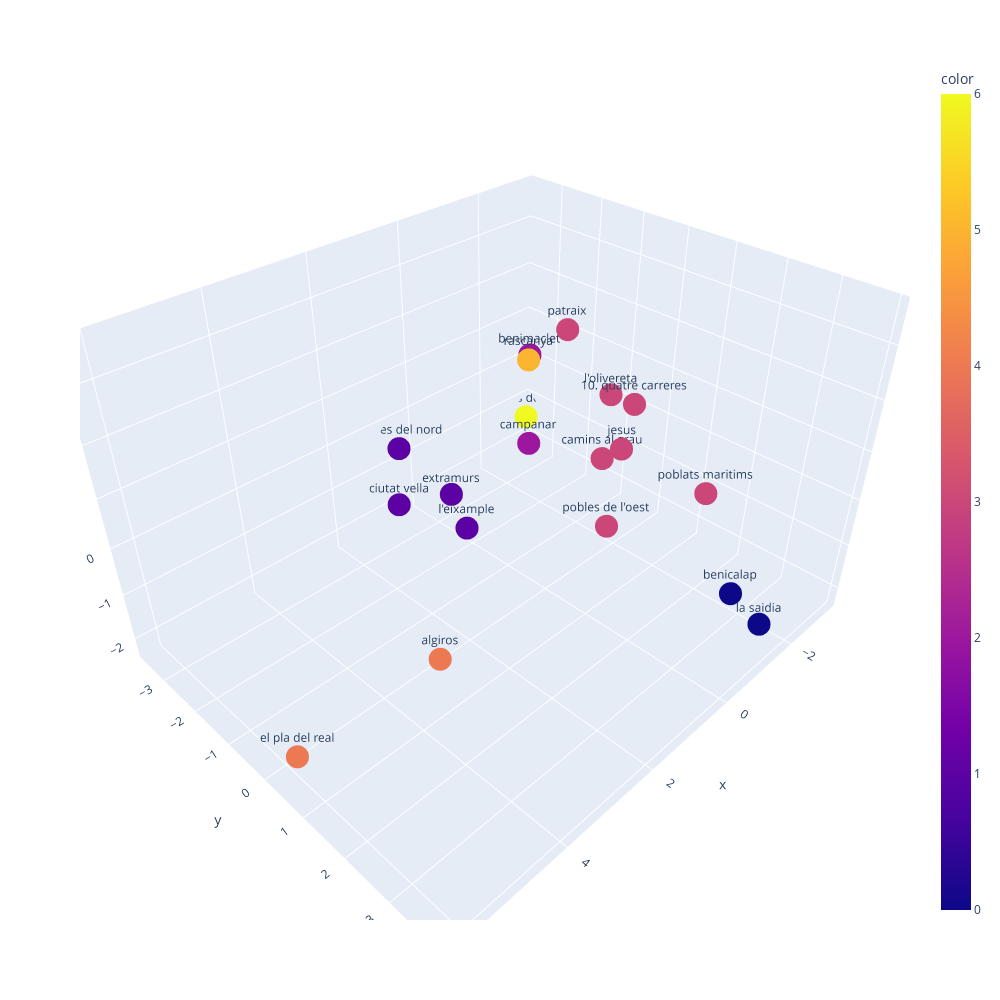

Notebook cell for this chart:
### Code cell
# Vemos que el número óptimo de clusters es 5

kmeans = KMeans(n_clusters=7)
kmeans.fit(df_scaled)
df['Cluster'] = kmeans.labels_

df

# Representamos los datos en 3D (debe poder girarse, usaremos plotly). Cada punto debe mostrar su nombre (distrito) y su cluster

fig = px.scatter_3d(x=df_pca[:, 0], y=df_pca[:, 1], z=df_pca[:, 2], text=df['Distrito'], color=df['Cluster'], width=1000, height=1000)

fig.show()

### Figure 1 — Plotly figure (JSON) as saved in the notebook; plotly's stock layout.template omitted (floating-point values rounded to 4 significant figures)
{"data": [{"hovertemplate": "x=%{x}<br>y=%{y}<br>z=%{z}<br>text=%{text}<br>color=%{marker.color}<extra></extra>", "legendgroup": "", "marker": {"color": [1, 1, 1, 2, 0, 4, 3, 3, 3, 3, 3, 3, 4, 2, 5, 0, 1, 3, 6], "coloraxis": "coloraxis", "symbol": "circle"}, "mode": "markers+text", "name": "", "scene": "scene", "showlegend": false, "text": [" ciutat vella", " l'eixample", " extramurs", " campanar", " la saidia", " el pla del real", " l'olivereta", " patraix", " jesus", "10. quatre carreres", " poblats maritims", " camins al grau", " algiros", " benimaclet", " rascanya", " benicalap", " pobles del nord", " pobles de l'oest", " pobles del sud"], "type": "scatter3d", "x": [2.692, 1.317, 0.6558, -0.6389, -1.079, 6.122, -1.869, 0.775, -1.351, -1.035, -1.698, -1.382, 3.276, -1.288, 1.595, -2.185, 0.6064, -1.337, -3.176], "y": [-0.9077, -0.7561, -1.882, -1.119, 3.908, 0.5895, -0.2242, 0.9367, 0.5051, 0.9382, 2.15, 0.05494, 0.6369, -1.739, 0.9247, 2.682, -3.432, 0.3104, -3.577], "z": [0.4746, -0.67, -0.8328, 0.07006, -1.502, -1.646, 0.9786, 3.639, 0.3615, 1.606, 0.02915, -0.0691, -1.574, 1.452, 3.441, -2.248, -0.5367, -1.482, -1.491]}], "layout": {"coloraxis": {"colorbar": {"title": {"text": "color"}}, "colorscale": [[0, "#0d0887"], [0.1111, "#46039f"], [0.2222, "#7201a8"], [0.3333, "#9c179e"], [0.4444, "#bd3786"], [0.5556, "#d8576b"], [0.6667, "#ed7953"], [0.7778, "#fb9f3a"], [0.8889, "#fdca26"], [1, "#f0f921"]]}, "height": 1000, "legend": {"tracegroupgap": 0}, "margin": {"t": 60}, "scene": {"domain": {"x": [0, 1], "y": [0, 1]}, "xaxis": {"title": {"text": "x"}}, "yaxis": {"title": {"text": "y"}}, "zaxis": {"title": {"text": "z"}}}, "width": 1000}}
